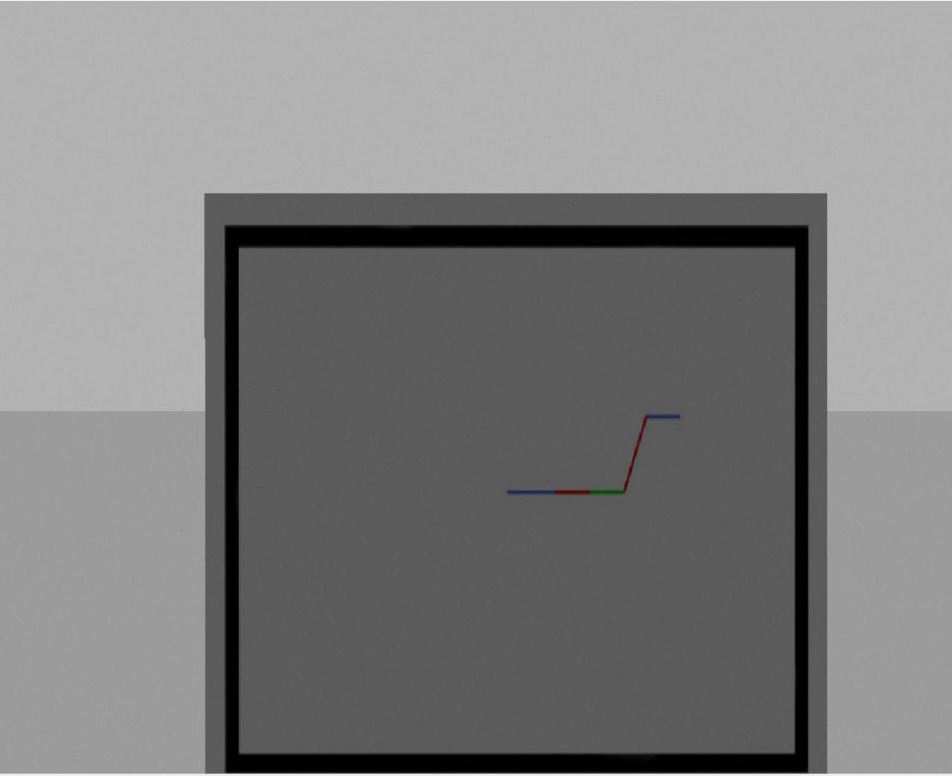
#> input picture src/camsub/camsub/trasa.png, 952 x 776 px
$ python -i find_paper_traj.py   (imports and definitions only)
#> lines starting #> are read from the running program, lines starting #| are printed output that depends on the picture; after the words box and inside, x2 and y2 are one past the last pixel; in counts of white or black regions, pixels touching at a corner belong together
#> further down, picture is the input picture: shape (776, 952, 3); mean B, G, R 127.5, 127.5, 127.5
import cv2
import numpy as np
from scipy.spatial import distance as dist
# from line import Line3D
# from detect_paper import find_paper

def resize_frame(image, scale=50):
    dim = (int(image.shape[1] * scale / 100),
            int(image.shape[0] * scale / 100))
    resized_image = cv2.resize(image, dim, interpolation=cv2.INTER_AREA)

    return resized_image

def gamma_correction(image, gamma=1.5):
    gamma_inv = 1.0 / gamma
    look_up_table = np.array([((i / 255.0) ** gamma_inv) * 255 for i in np.arange(0, 256)]).astype(np.uint8)
    gamma_corrected = cv2.LUT(image, look_up_table)
    return gamma_corrected


def find_conts(img):
    grey = cv2.cvtColor(img, cv2.COLOR_BGR2GRAY)
    grey = cv2.GaussianBlur(grey,(5,5),cv2.BORDER_DEFAULT)
    _, th = cv2.threshold(grey, 127, 255, cv2.THRESH_BINARY)
    kernel = np.ones((5, 5), np.uint8)
    th = cv2.morphologyEx(th, cv2.MORPH_OPEN, kernel)
    cont, _ = cv2.findContours(th, cv2.RETR_LIST, cv2.CHAIN_APPROX_SIMPLE)
    return cont

def sort_rectangle(rect):
    x,y,w,h = rect
    offset = 0
    one = [x+offset, y+offset]
    two = [x+w-offset, y+offset]
    three = [x+w-offset, y+h-offset]
    four = [x+ offset, y+h - offset]
    paper = np.float32([one, two, three, four])
    return paper


def find_paper(image):

    is_paper = False

    gray = cv2.cvtColor(image.copy(), cv2.COLOR_BGR2GRAY)
    blurred = cv2.GaussianBlur(gray, (5, 5), 0)
    edges = cv2.Canny(blurred, 50, 150)
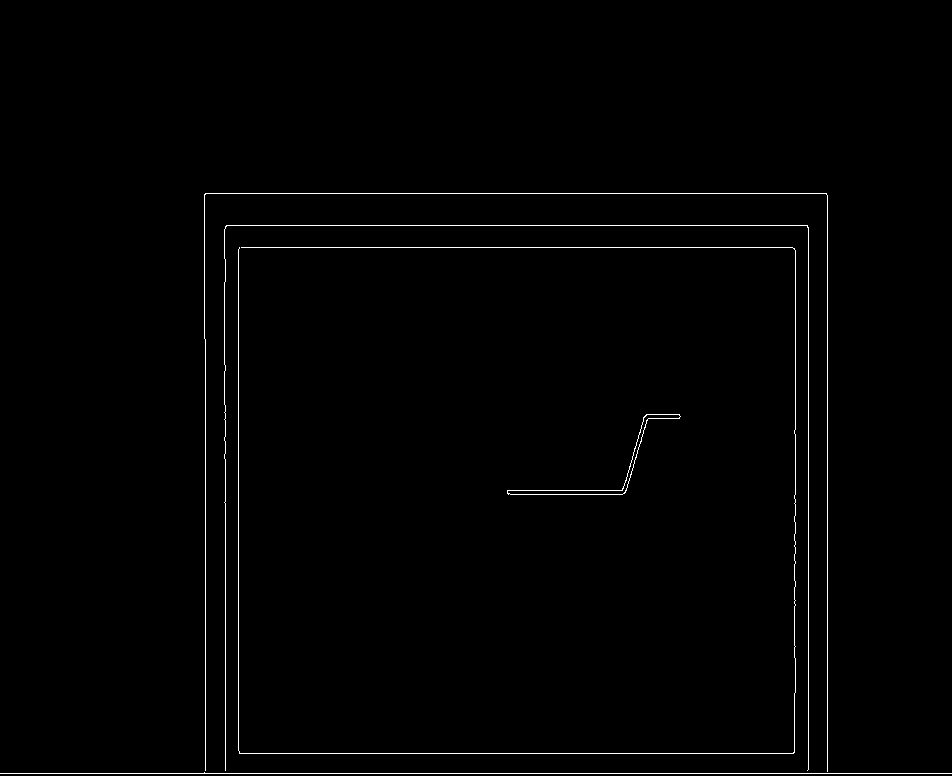
#> edges: shape (776, 952); 0.95% white in thin lines or dots, all inside (x1, y1, x2, y2) = (0, 193, 952, 774)
    kernel = np.ones((3,3))
    edges = cv2.dilate(edges, kernel, iterations=2)
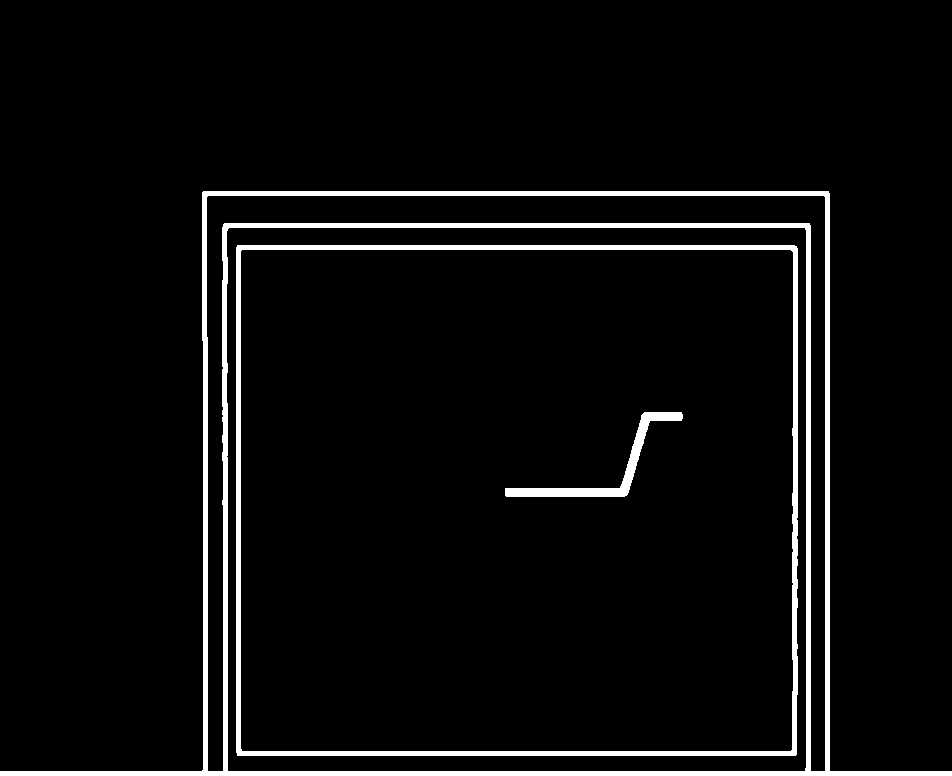
#> edges: shape (776, 952); 4.7% white; 3 white regions
    contours, _ = cv2.findContours(edges, cv2.RETR_LIST, cv2.CHAIN_APPROX_SIMPLE)
#> contours = 6 contours; box (x1, y1, x2, y2) and area: (0, 191, 952, 776) 367034, (226, 227, 807, 772) 315102, (236, 245, 798, 756) 285968, (240, 249, 794, 752) 277380, (206, 195, 826, 772) 34238, (505, 412, 683, 497) 1892
    max_area = 2000
    if contours is not None:
        for contour in contours:
            epsilon = 0.01 * cv2.arcLength(contour, True)
            approx = cv2.approxPolyDP(contour, epsilon, True)
            if len(approx) == 4:
                if cv2.contourArea(approx) > max_area:
                    is_paper = True
                    paper = cv2.boundingRect(approx)
#> this loop made 6 passes
#> (epsilon, approx, paper) on passes 2 to 4: (21.09, [[240, 251], [790, 249], [792, 749], [242, 751]], (240, 249, 553, 503)), (21.44, [[237, 245], [237, 755], [796, 754], [796, 246]], (237, 245, 560, 511)), (22.45, [[227, 229], [804, 227], [805, 770], [228, 771]], (227, 227, 579, 545))
#> epsilon on passes 1, 5, 6: 4.91, 34.86, 30.68

        if is_paper:
            paper_sorted = sort_rectangle(paper)
#> in sort_rectangle, `x,y,w,h = rect`: x = 227; w = 579; h = 545
#> in sort_rectangle, `one = [x+offset, y+offset]`: one = [227, 227]
#> in sort_rectangle, `two = [x+w-offset, y+offset]`: two = [806, 227]
#> in sort_rectangle, `three = [x+w-offset, y+h-offset]`: three = [806, 772]
#> in sort_rectangle, `four = [x+ offset, y+h - offset]`: four = [227, 772]
#> in sort_rectangle, `paper = np.float32([one, two, three, four])`: paper = [[227, 227], [806, 227], [806, 772], [227, 772]]
#> paper_sorted = [[227, 227], [806, 227], [806, 772], [227, 772]]
            width, height = image.shape[1], image.shape[0]
#> width = 952; height = 776
            target_corners = np.float32([[0, 0], [width, 0], [width, height], [0, height]])
#> target_corners = [[0, 0], [952, 0], [952, 776], [0, 776]]
            perspective_matrix = cv2.getPerspectiveTransform(paper_sorted, target_corners)
#> perspective_matrix = [[1.64, -2.4e-17, -373.2], [0, 1.42, -323.2], [6.33e-20, 5.48e-20, 1]]
            transformed_image = cv2.warpPerspective(image, perspective_matrix, (width, height))
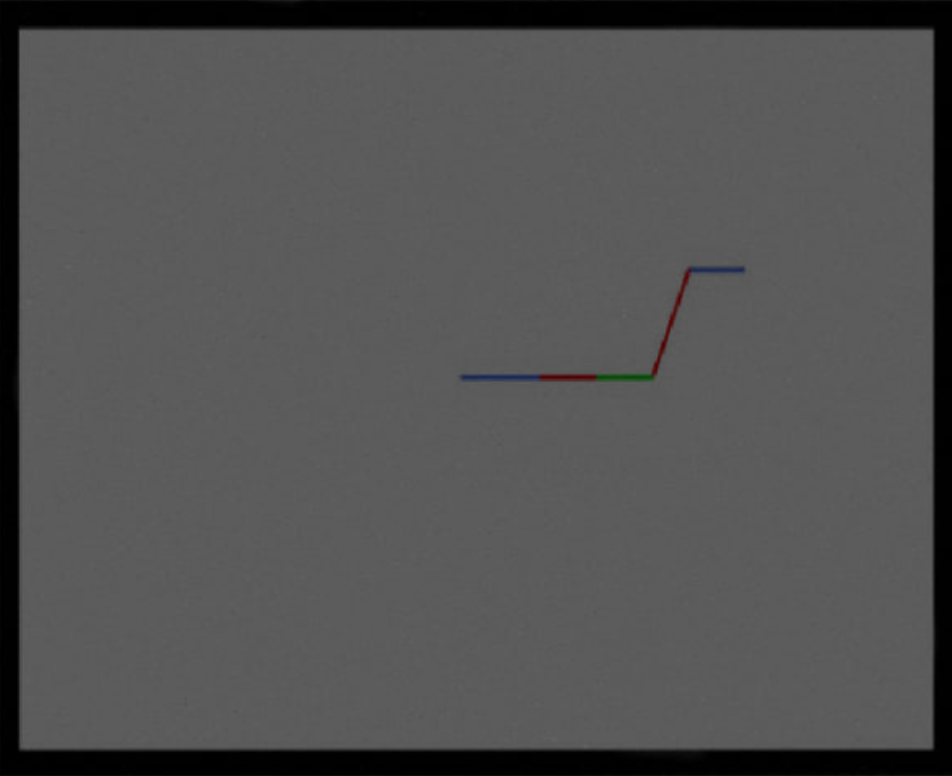
#> transformed_image: shape (776, 952, 3); mean B, G, R 81.8, 81.8, 81.8
            return transformed_image, is_paper
        else:
            return image, is_paper

>>> import cv2
>>> picture = cv2.imread('trasa.png')
>>> result = find_paper(picture)
